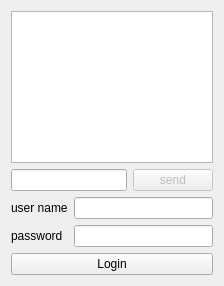
<?xml version="1.0" encoding="UTF-8"?>
<ui version="4.0">
 <class>ClientDialog</class>
 <widget class="QDialog" name="ClientDialog">
  <property name="geometry">
   <rect>
    <x>0</x>
    <y>0</y>
    <width>224</width>
    <height>286</height>
   </rect>
  </property>
  <property name="windowTitle">
   <string>Client</string>
  </property>
  <layout class="QVBoxLayout" name="verticalLayout">
   <item>
    <widget class="QListWidget" name="listWidget"/>
   </item>
   <item>
    <layout class="QHBoxLayout" name="horizontalLayout">
     <item>
      <widget class="QLineEdit" name="messageEdit"/>
     </item>
     <item>
      <widget class="QPushButton" name="sendButton">
       <property name="enabled">
        <bool>false</bool>
       </property>
       <property name="text">
        <string>send</string>
       </property>
      </widget>
     </item>
    </layout>
   </item>
   <item>
    <layout class="QGridLayout" name="gridLayout">
     <item row="0" column="0">
      <widget class="QLabel" name="label">
       <property name="text">
        <string>user name</string>
       </property>
      </widget>
     </item>
     <item row="0" column="1">
      <widget class="QLineEdit" name="usernameEdit"/>
     </item>
     <item row="1" column="0">
      <widget class="QLabel" name="label_2">
       <property name="text">
        <string>password</string>
       </property>
      </widget>
     </item>
     <item row="1" column="1">
      <widget class="QLineEdit" name="passwordEdit">
       <property name="echoMode">
        <enum>QLineEdit::Password</enum>
       </property>
      </widget>
     </item>
    </layout>
   </item>
   <item>
    <widget class="QPushButton" name="connectButton">
     <property name="text">
      <string>Login</string>
     </property>
    </widget>
   </item>
  </layout>
 </widget>
 <resources/>
 <connections/>
</ui>
